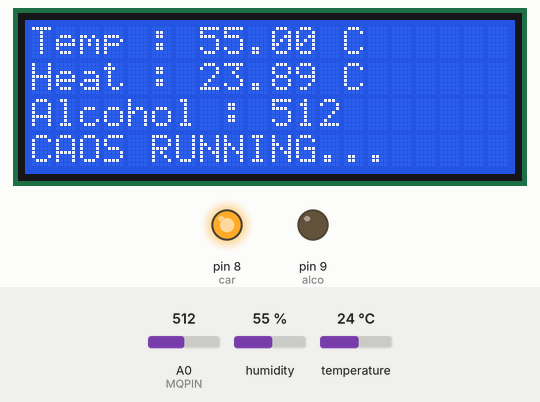
Simulated run of this sketch. Board: Arduino Uno, built with avr-gcc and run on an emulated ATmega328P. Shown: 20×4 character LCD, output pins drawn as LEDs (lit = HIGH). The test bench sets the inputs (shaded band); at power-on: A0 (MQPIN) = 512, temperature 24 °C, humidity 55 %. What the sketch prints to the serial monitor is not drawn.

Above: at 6.2 s.
6.3 s: A0 (MQPIN) set to 484
At 7.1 s:
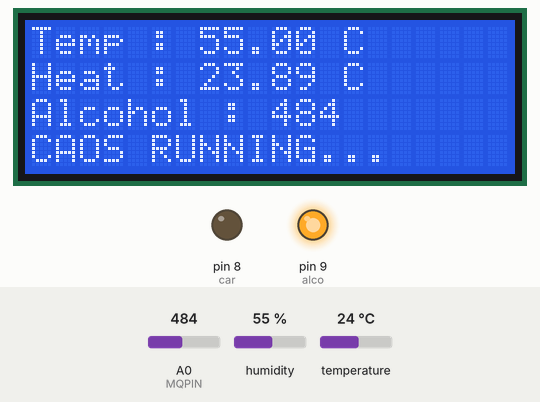
7.9 s: temperature set to 33 °C
At 10.1 s:
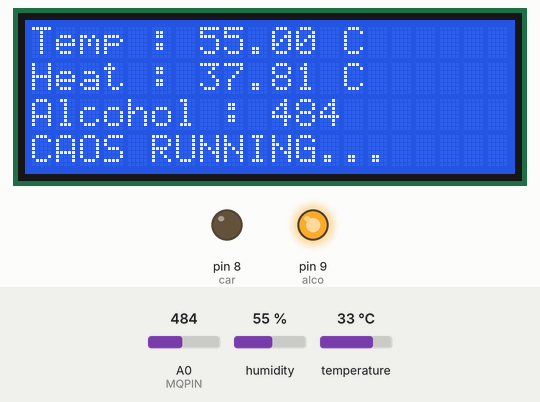
10.8 s: humidity set to 22 %
At 12.3 s:
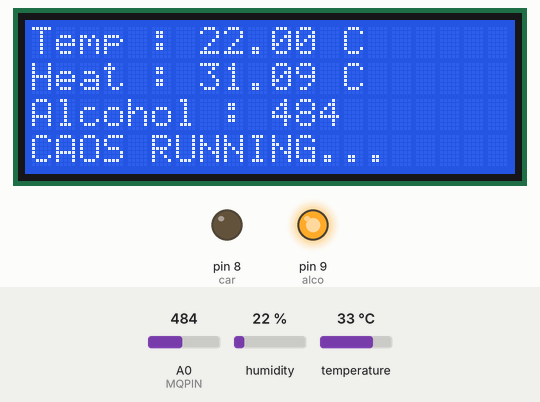
12.8 s: temperature set to 12 °C
At 13.8 s:
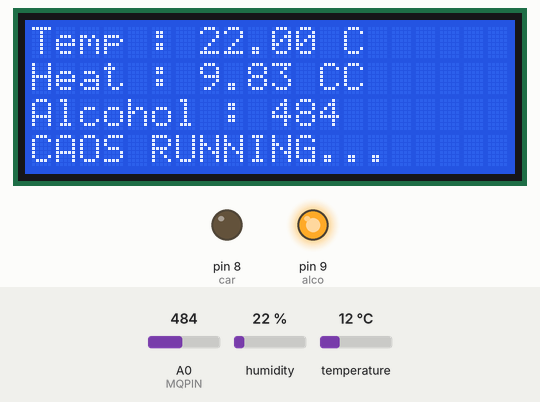
14.9 s: A0 (MQPIN) set to 1023
At 15.6 s:
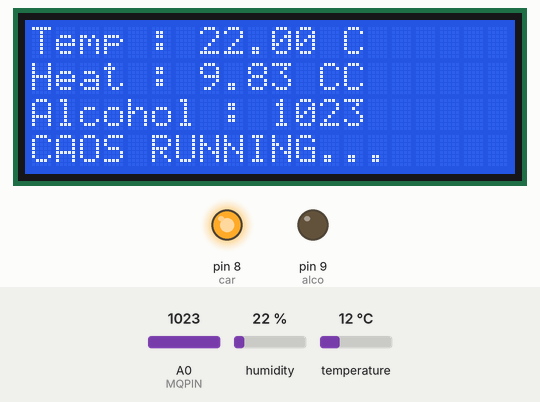
16.5 s: A0 (MQPIN) set to 988
At 16.9 s:
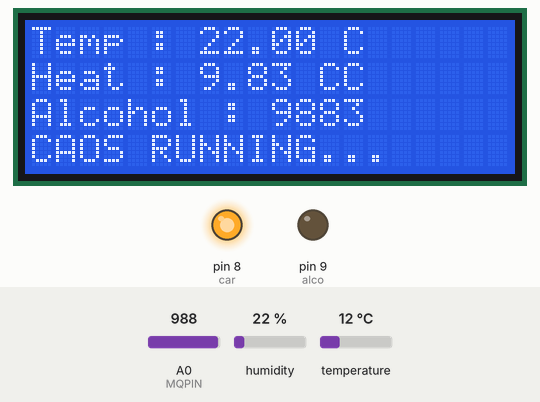
Timing chart, 0 to 19.1 s (numbered marks = the images above; inputs shaded):
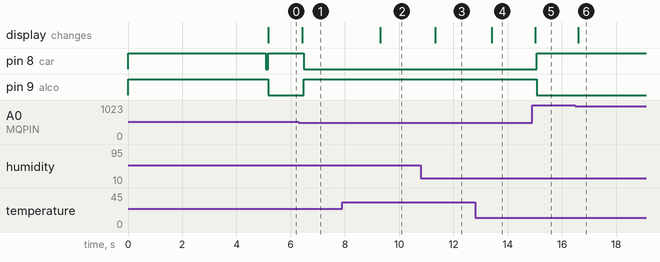

The sketch:

final_console_caos.ino
```cpp
#include <Wire.h>
#include <LiquidCrystal_I2C.h>
#include "DHT.h"

#define DHTPIN 7
#define MQPIN A0
#define car 8
#define alco 9

int mqvalue = 0;

#define DHTTYPE DHT22   // DHT 22  (AM2302), AM2321

DHT dht(DHTPIN, DHTTYPE);

LiquidCrystal_I2C lcd(0x27, 20, 4);

void setup() {
  Serial.begin(9600);
  Serial.println(F("DHTxx test!"));
  pinMode(MQPIN,INPUT);
  pinMode(car,OUTPUT);
  pinMode(alco,OUTPUT);
  digitalWrite(car,1);
  digitalWrite(alco,1);
  lcd.begin();
  lcd.backlight();
  dht.begin();
  lcd.setCursor(7, 0); // ไปที่ตัวอักษรที่ 0 แถวที่ 1
  lcd.print("Welcome");
  lcd.setCursor(9, 1); // ไปที่ตัวอักษรที่ 0 แถวที่ 1
  lcd.print("To");
  lcd.setCursor(8, 2); // ไปที่ตัวอักษรที่ 0 แถวที่ 1
  lcd.print("CAOS");
  lcd.setCursor(9, 3); // ไปที่ตัวอักษรที่ 0 แถวที่ 1
  lcd.print(">_<");
  delay(5000);
  lcd.clear();
}

void loop() {

  if(mqvalue < 500){
    digitalWrite(car,0);
    digitalWrite(alco,1);
  }
  else if(mqvalue > 500){
    digitalWrite(car,1);
    digitalWrite(alco,0);
  }

  float h = dht.readHumidity();
  // Read temperature as Celsius (the default)
  float t = dht.readTemperature();
  // Read temperature as Fahrenheit (isFahrenheit = true)
  float f = dht.readTemperature(true);

  // Check if any reads failed and exit early (to try again).
  if (isnan(h) || isnan(t) || isnan(f)) {
    Serial.println(F("Failed to read from DHT sensor!"));
    return;
  }

  // Compute heat index in Fahrenheit (the default)
  float hif = dht.computeHeatIndex(f, h);
  // Compute heat index in Celsius (isFahreheit = false)
  float hic = dht.computeHeatIndex(t, h, false);

  mqvalue = analogRead(MQPIN);

  lcd.setCursor(0, 0); // ไปที่ตัวอักษรที่ 0 แถวที่ 1
  lcd.print("Temp : ");
  lcd.print(h);
  lcd.print(" C");
  lcd.setCursor(0, 1); // ไปที่ตัวอักษรที่ 0 แถวที่ 1
  lcd.print("Heat : ");
  lcd.print(hic);
  lcd.print(" C");
  lcd.setCursor(0, 2); // ไปที่ตัวอักษรที่ 0 แถวที่ 1
  lcd.print("Alcohol : ");
  lcd.print(mqvalue);
  lcd.setCursor(0, 3); // ไปที่ตัวอักษรที่ 0 แถวที่ 1
  lcd.print("CAOS RUNNING...");


  Serial.print(F("Humidity: "));
  Serial.print(h);
  Serial.print(F("%  Temperature: "));
  Serial.print(t);
  Serial.print(F("°C "));
  Serial.print(f);
  Serial.print(F("°F  Heat index: "));
  Serial.print(hic);
  Serial.print(F("°C "));
  Serial.print(hif);
  Serial.print(F("°F"));
  Serial.print("  Alcohol : ");
  Serial.println(mqvalue);
}
```

Measured:
- the behaviour switches between 500 and 499 on A0 (MQPIN) (found by bisection; images 0 and 1)
- after the input at 6.3 s, pin 8 (car): HIGH → LOW after 0.18 s; pin 9 (alco): LOW → HIGH after 0.18 s; the display: changes after 0.12 s (image 1)
- after the input at 7.9 s, the display: changes after 1.4 s (image 2)
- after the input at 10.8 s, the display: changes after 0.52 s (image 3)
- after the input at 12.8 s, the display: changes after 0.62 s (image 4)
- after the input at 14.9 s, pin 8 (car): LOW → HIGH after 0.17 s; pin 9 (alco): HIGH → LOW after 0.17 s; the display: changes after 0.11 s (image 5)
- after the input at 16.5 s, the display: changes after 0.10 s (image 6)
